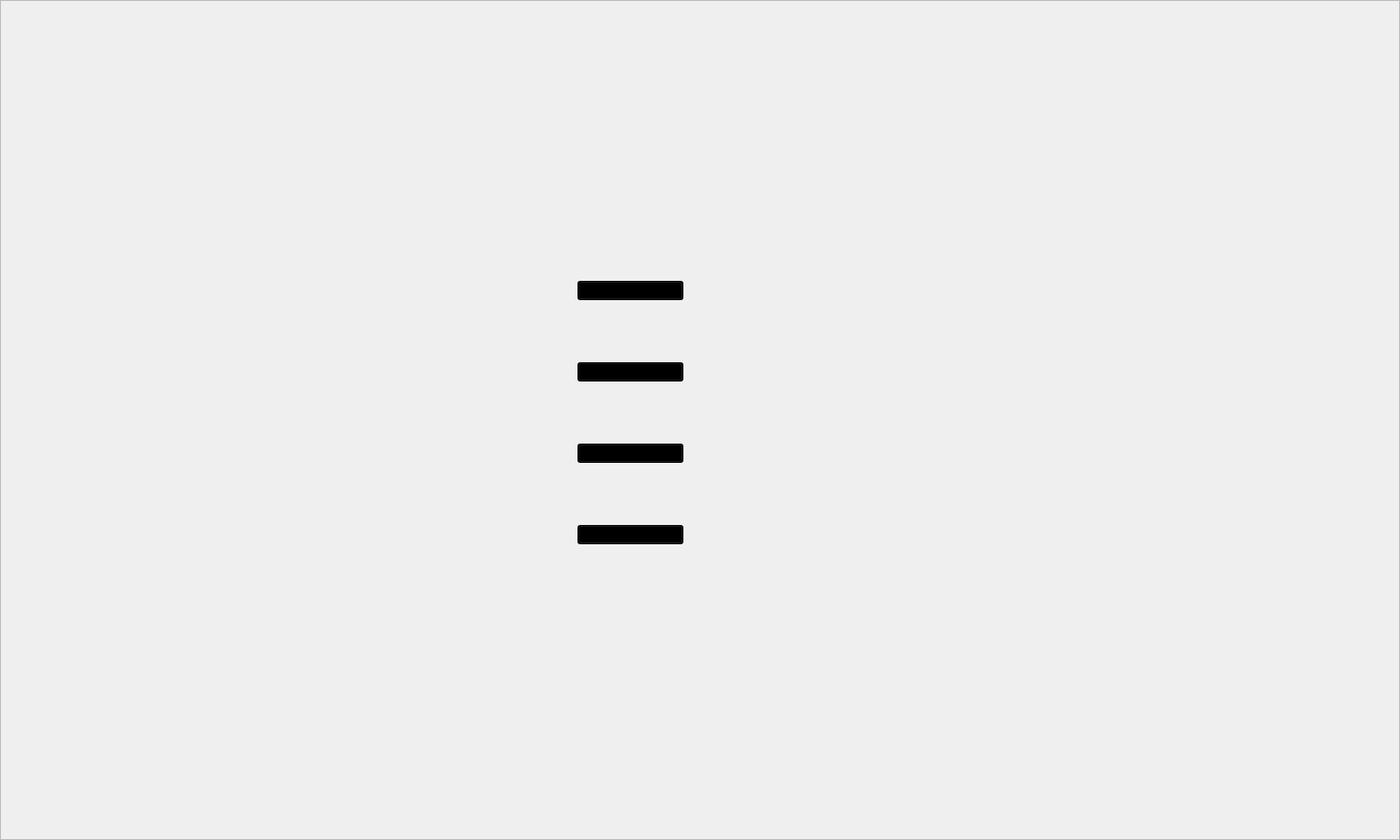
<?xml version="1.0" encoding="UTF-8"?>
<ui version="4.0">
 <class>Form</class>
 <widget class="QWidget" name="Form">
  <property name="geometry">
   <rect>
    <x>0</x>
    <y>0</y>
    <width>1600</width>
    <height>960</height>
   </rect>
  </property>
  <property name="windowTitle">
   <string>Form</string>
  </property>
  <widget class="QFrame" name="frame">
   <property name="geometry">
    <rect>
     <x>0</x>
     <y>0</y>
     <width>1600</width>
     <height>960</height>
    </rect>
   </property>
   <property name="frameShape">
    <enum>QFrame::StyledPanel</enum>
   </property>
   <property name="frameShadow">
    <enum>QFrame::Raised</enum>
   </property>
   <widget class="QLabel" name="background">
    <property name="geometry">
     <rect>
      <x>0</x>
      <y>0</y>
      <width>1600</width>
      <height>960</height>
     </rect>
    </property>
    <property name="sizePolicy">
     <sizepolicy hsizetype="Preferred" vsizetype="Preferred">
      <horstretch>150</horstretch>
      <verstretch>50</verstretch>
     </sizepolicy>
    </property>
    <property name="font">
     <font>
      <family>HY견고딕</family>
      <pointsize>22</pointsize>
     </font>
    </property>
    <property name="autoFillBackground">
     <bool>false</bool>
    </property>
    <property name="styleSheet">
     <string notr="true">
background-image: url(:/cam/face_base.png);</string>
    </property>
    <property name="frameShape">
     <enum>QFrame::NoFrame</enum>
    </property>
    <property name="frameShadow">
     <enum>QFrame::Plain</enum>
    </property>
    <property name="text">
     <string/>
    </property>
   </widget>
   <widget class="QLabel" name="lbl_image">
    <property name="geometry">
     <rect>
      <x>100</x>
      <y>200</y>
      <width>490</width>
      <height>445</height>
     </rect>
    </property>
    <property name="sizePolicy">
     <sizepolicy hsizetype="Fixed" vsizetype="Fixed">
      <horstretch>0</horstretch>
      <verstretch>0</verstretch>
     </sizepolicy>
    </property>
    <property name="frameShape">
     <enum>QFrame::NoFrame</enum>
    </property>
    <property name="frameShadow">
     <enum>QFrame::Plain</enum>
    </property>
    <property name="text">
     <string/>
    </property>
    <property name="margin">
     <number>-4</number>
    </property>
   </widget>
   <widget class="QWidget" name="verticalLayoutWidget">
    <property name="geometry">
     <rect>
      <x>660</x>
      <y>260</y>
      <width>121</width>
      <height>429</height>
     </rect>
    </property>
    <layout class="QVBoxLayout" name="verticalLayout">
     <property name="spacing">
      <number>10</number>
     </property>
     <property name="bottomMargin">
      <number>2</number>
     </property>
     <item>
      <widget class="QPushButton" name="btn_play">
       <property name="sizePolicy">
        <sizepolicy hsizetype="Minimum" vsizetype="Fixed">
         <horstretch>90</horstretch>
         <verstretch>90</verstretch>
        </sizepolicy>
       </property>
       <property name="acceptDrops">
        <bool>false</bool>
       </property>
       <property name="toolTip">
        <string>Click to Start Audition</string>
       </property>
       <property name="whatsThis">
        <string>Open Audition Cam</string>
       </property>
       <property name="accessibleName">
        <string/>
       </property>
       <property name="styleSheet">
        <string notr="true">background-color:rgb(0, 0, 0);</string>
       </property>
       <property name="text">
        <string/>
       </property>
       <property name="icon">
        <iconset resource="face_audition.qrc">
         <normaloff>:/cam/play.png</normaloff>:/cam/play.png</iconset>
       </property>
       <property name="iconSize">
        <size>
         <width>90</width>
         <height>90</height>
        </size>
       </property>
       <property name="shortcut">
        <string>P</string>
       </property>
       <property name="checkable">
        <bool>false</bool>
       </property>
       <property name="checked">
        <bool>false</bool>
       </property>
       <property name="autoDefault">
        <bool>false</bool>
       </property>
      </widget>
     </item>
     <item>
      <widget class="QPushButton" name="btn_mic">
       <property name="sizePolicy">
        <sizepolicy hsizetype="Minimum" vsizetype="Fixed">
         <horstretch>90</horstretch>
         <verstretch>90</verstretch>
        </sizepolicy>
       </property>
       <property name="styleSheet">
        <string notr="true">background-color:rgb(0, 0, 0);</string>
       </property>
       <property name="text">
        <string/>
       </property>
       <property name="icon">
        <iconset resource="face_audition.qrc">
         <normaloff>:/cam/mic.png</normaloff>:/cam/mic.png</iconset>
       </property>
       <property name="iconSize">
        <size>
         <width>90</width>
         <height>90</height>
        </size>
       </property>
       <property name="shortcut">
        <string>Space</string>
       </property>
      </widget>
     </item>
     <item>
      <widget class="QPushButton" name="btn_stop">
       <property name="sizePolicy">
        <sizepolicy hsizetype="Minimum" vsizetype="Fixed">
         <horstretch>90</horstretch>
         <verstretch>90</verstretch>
        </sizepolicy>
       </property>
       <property name="statusTip">
        <string>Click to Stop</string>
       </property>
       <property name="whatsThis">
        <string>Click to Stop</string>
       </property>
       <property name="accessibleName">
        <string>Stop Audition</string>
       </property>
       <property name="styleSheet">
        <string notr="true">background-color:rgb(0, 0, 0);</string>
       </property>
       <property name="text">
        <string/>
       </property>
       <property name="icon">
        <iconset resource="face_audition.qrc">
         <normaloff>:/cam/stop.png</normaloff>:/cam/stop.png</iconset>
       </property>
       <property name="iconSize">
        <size>
         <width>90</width>
         <height>90</height>
        </size>
       </property>
       <property name="shortcut">
        <string>Ctrl+F2</string>
       </property>
      </widget>
     </item>
     <item>
      <widget class="QPushButton" name="btn_speaker">
       <property name="sizePolicy">
        <sizepolicy hsizetype="Minimum" vsizetype="Fixed">
         <horstretch>90</horstretch>
         <verstretch>90</verstretch>
        </sizepolicy>
       </property>
       <property name="styleSheet">
        <string notr="true">background-color:rgb(0, 0, 0);</string>
       </property>
       <property name="text">
        <string/>
       </property>
       <property name="icon">
        <iconset resource="face_audition.qrc">
         <normaloff>:/cam/speak.png</normaloff>:/cam/speak.png</iconset>
       </property>
       <property name="iconSize">
        <size>
         <width>90</width>
         <height>90</height>
        </size>
       </property>
       <property name="shortcut">
        <string>S</string>
       </property>
      </widget>
     </item>
    </layout>
   </widget>
   <widget class="QLabel" name="lbl_sex">
    <property name="geometry">
     <rect>
      <x>190</x>
      <y>730</y>
      <width>711</width>
      <height>60</height>
     </rect>
    </property>
    <property name="font">
     <font>
      <family>HY신명조</family>
      <pointsize>18</pointsize>
     </font>
    </property>
    <property name="text">
     <string/>
    </property>
    <property name="alignment">
     <set>Qt::AlignCenter</set>
    </property>
   </widget>
   <widget class="QLabel" name="lbl_age">
    <property name="geometry">
     <rect>
      <x>180</x>
      <y>810</y>
      <width>711</width>
      <height>60</height>
     </rect>
    </property>
    <property name="font">
     <font>
      <family>HY신명조</family>
      <pointsize>18</pointsize>
     </font>
    </property>
    <property name="text">
     <string/>
    </property>
    <property name="alignment">
     <set>Qt::AlignCenter</set>
    </property>
   </widget>
   <widget class="QLabel" name="lbl_emotion">
    <property name="geometry">
     <rect>
      <x>190</x>
      <y>870</y>
      <width>691</width>
      <height>71</height>
     </rect>
    </property>
    <property name="font">
     <font>
      <family>HY신명조</family>
      <pointsize>18</pointsize>
     </font>
    </property>
    <property name="text">
     <string/>
    </property>
    <property name="alignment">
     <set>Qt::AlignCenter</set>
    </property>
   </widget>
  </widget>
 </widget>
 <resources>
  <include location="face_audition.qrc"/>
 </resources>
 <connections/>
</ui>
